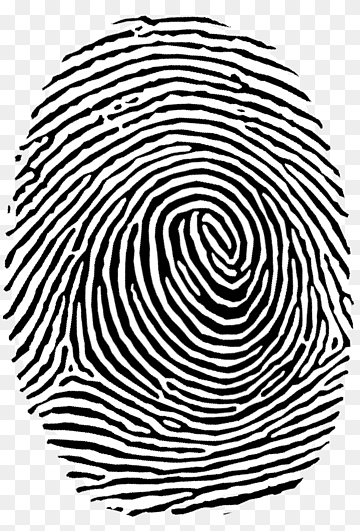
#> input picture basic/images/finger_print.png, 360 x 531 px, found by its file name
$ python morphological_image_processing.py
#> lines starting #> are read from the running program, lines starting #| are printed output that depends on the picture
#!/usr/bin/env python3
# -*- coding: utf-8 -*-
"""
Created on Thu Jan  4 22:23:45 2024

@author: mehmetakkan
"""

# Import necessary libraries
import cv2  # OpenCV for image processing
import numpy as np  # NumPy for numerical operations and array manipulation
import matplotlib.pyplot as plt  # Matplotlib for plotting images

# Specify the path to the fingerprint image
path = "/Users/mehmetakkan/Desktop/my_work/image_processing/images/finger_print.png"

# Load the image using OpenCV
image = cv2.imread(path)
#> image is the input picture: shape (531, 360, 3); min 0, max 255, mean 163.6

# Create a 5x5 kernel for morphological operations
kernel = np.ones((5, 5), np.uint8)

# Apply erosion to the image
img_erosion = cv2.erode(image, kernel, iterations=1) #iteration parameters specify how many times the process will be repeated.
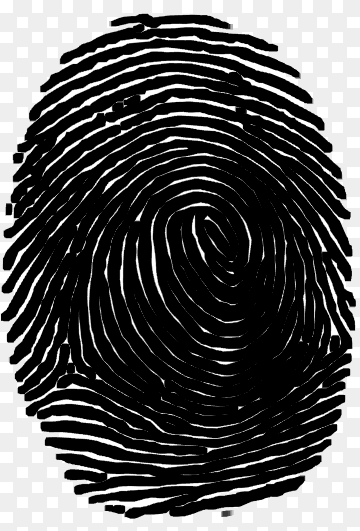
#> img_erosion: shape (531, 360, 3); min 0, max 255, mean 83
# Erosion shrinks the brighter regions (foreground) of the image, often used for:
# - Removing small, unwanted details
# - Separating connected objects
# - Thinning edges

# Apply dilation to the image
img_dilation = cv2.dilate(image, kernel, iterations=1)
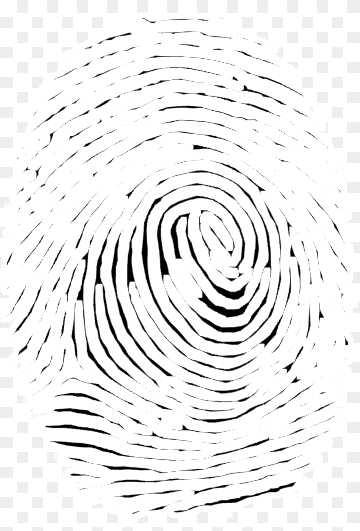
#> img_dilation: shape (531, 360, 3); min 0, max 255, mean 239.4
# Dilation expands the brighter regions (foreground), often used for:
# - Filling in gaps
# - Connecting broken parts of objects
# - Enhancing edges

# It is used to remove noise and small blemishes, it is used in the etching process,
#which is etching followed by expansion.
openinig = cv2.morphologyEx(image, cv2.MORPH_OPEN, kernel)
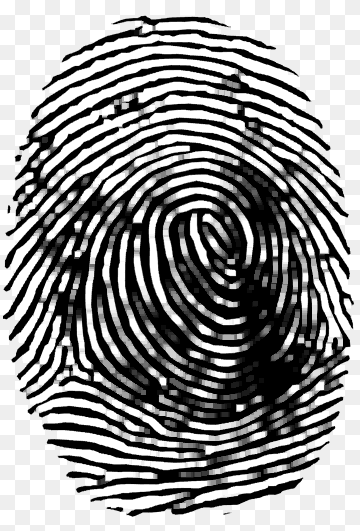
#> openinig: shape (531, 360, 3); min 0, max 255, mean 145.4

# It performs capping, which is expansion followed by etching,
#and is often used to fill small holes and gaps.
closig = cv2.morphologyEx(image, cv2.MORPH_CLOSE, kernel)
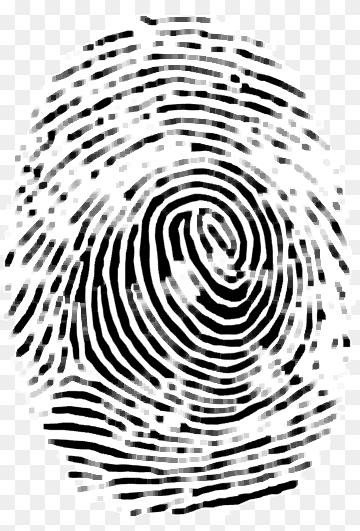
#> closig: shape (531, 360, 3); min 0, max 255, mean 192.9

# Calculates the morphological gradient by highlighting edges and boundaries in the image.
gradient = cv2.morphologyEx(image, cv2.MORPH_GRADIENT, kernel)
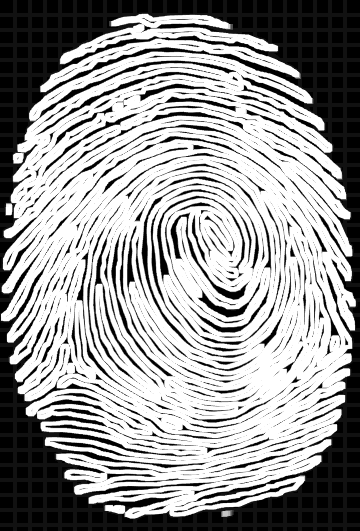
#> gradient: shape (531, 360, 3); min 0, max 255, mean 156.4

# Prepare titles and images for display
Titles = ["Original", "Erosion", "Dilation"]
imgs = [image, img_erosion, img_dilation]

# Create a 1x3 subplot for displaying the images
count = 3
for i in range(count):
    plt.subplot(1, 3, i + 1)  # Create a subplot at position i+1
    plt.title(Titles[i])  # Set the title
    plt.imshow(imgs[i])  # Display the image

# Show the plot
plt.show()


Titles = ["Original", "Openinig", "Closig", "Gradient"]
imgs = [image, openinig, closig, gradient]


count = 4
for i in range(count):
    plt.subplot(1, 4, i + 1)
    plt.title(Titles[i])
    plt.imshow(imgs[i])

plt.show()

$ run again, with basic/images/cup.png copied over basic/images/finger_print.png
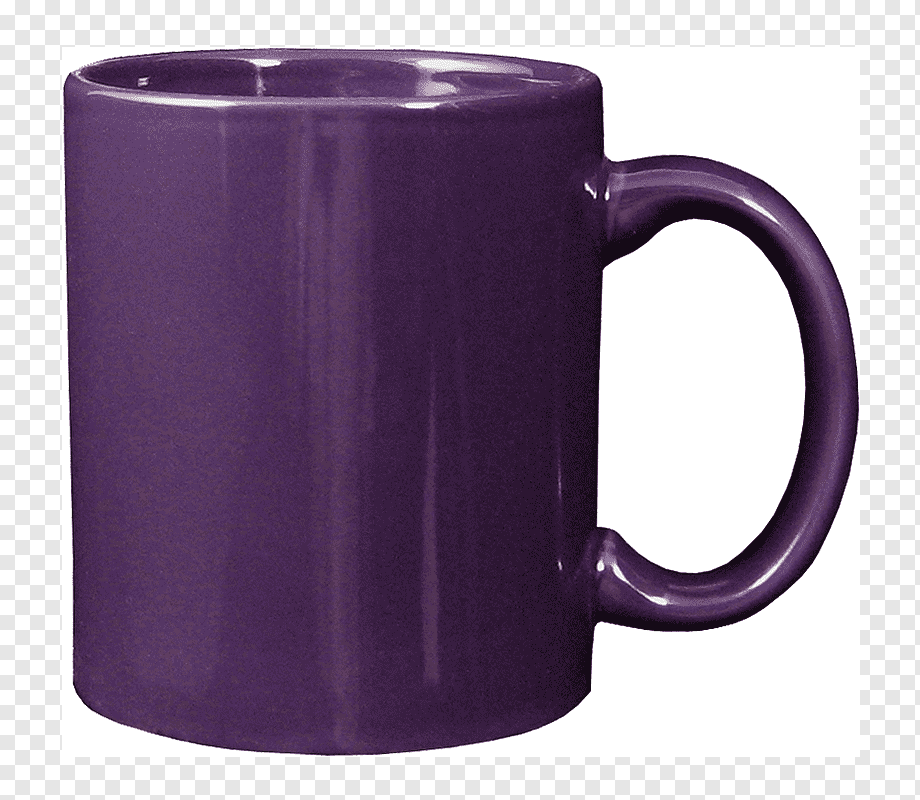
#> input picture basic/images/cup.png, 920 x 800 px, found by its file name
#> image is the input picture: shape (800, 920, 3); mean B, G, R 155.6, 135.2, 150.6
#> `gradient = cv2.morphologyEx(image, cv2.MORPH_GRADIENT, kernel)`:
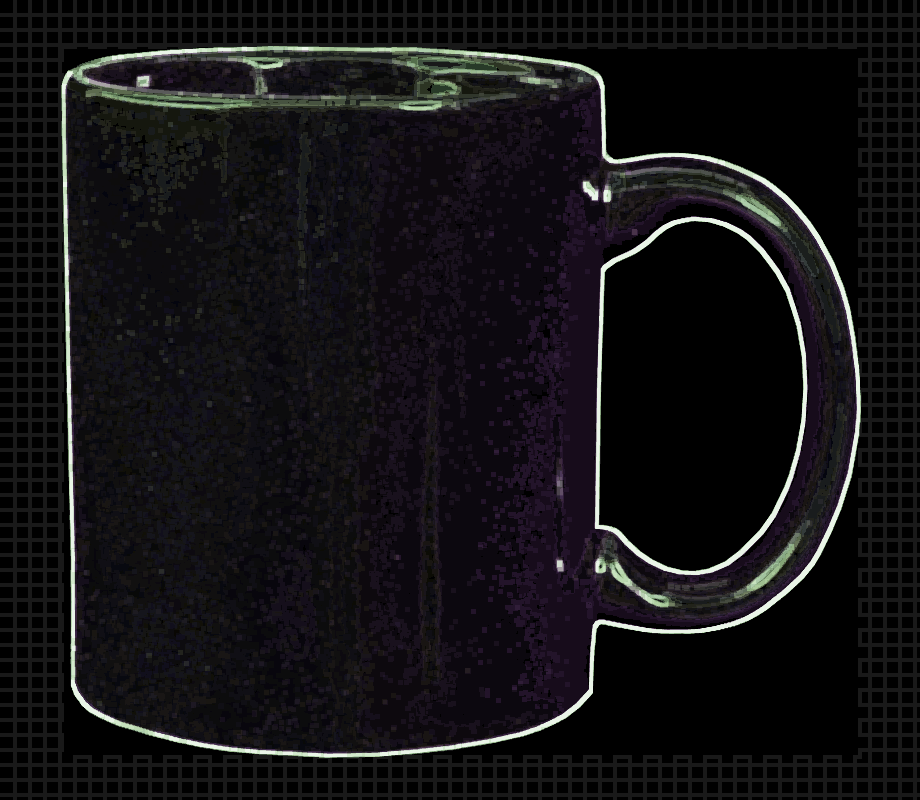
#> gradient: shape (800, 920, 3); mean B, G, R 20.8, 18.6, 19.9
#> `plt.show()`:
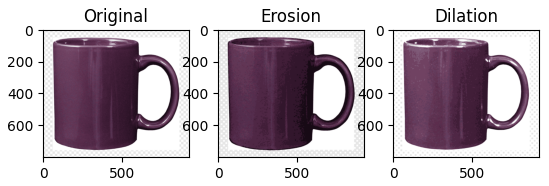
#> figure drawn by matplotlib, 3 panels; B, G, R data is drawn as R, G, B

$ run again, with basic/images/brain.jpg saved as basic/images/finger_print.png
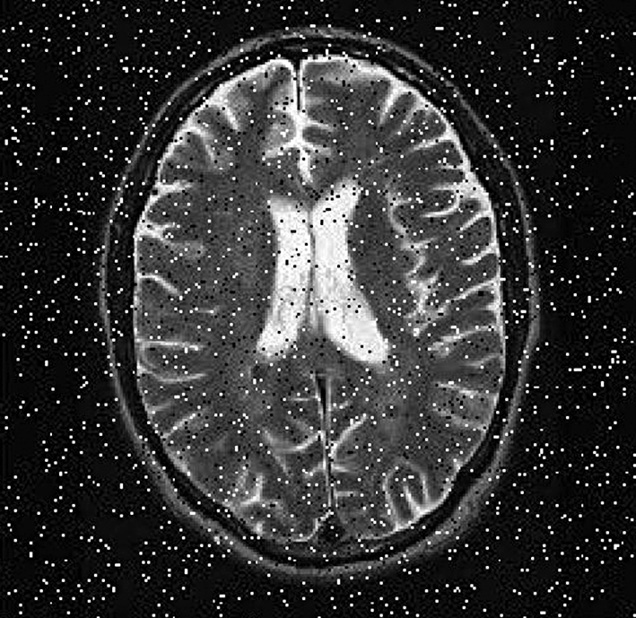
#> input picture basic/images/brain.jpg, 636 x 618 px, found by its file name
#> image is the input picture: shape (618, 636, 3); min 0, max 255, mean 52.4
#> `img_erosion = cv2.erode(image, kernel, iterations=1)`:
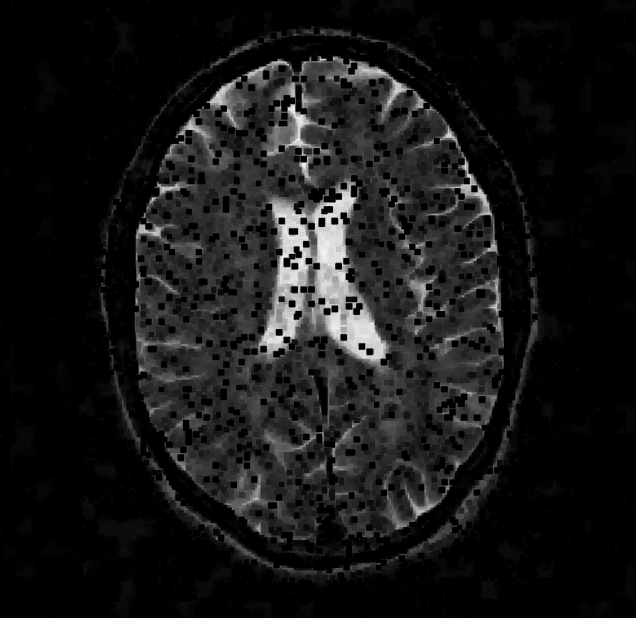
#> img_erosion: shape (618, 636, 3); min 0, max 243, mean 23
#> `gradient = cv2.morphologyEx(image, cv2.MORPH_GRADIENT, kernel)`:
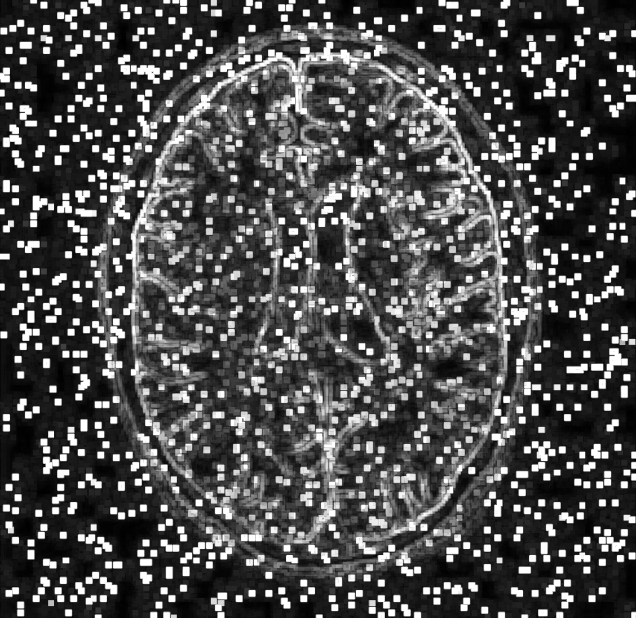
#> gradient: shape (618, 636, 3); min 0, max 255, mean 77.7
